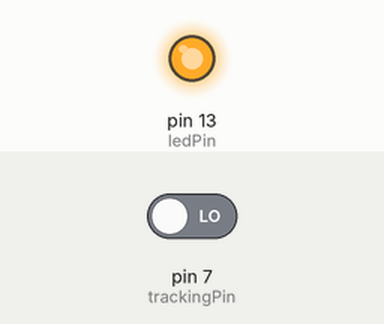
This sketch was run on a simulated Arduino Uno, built with avr-gcc and run on an emulated ATmega328P. Parts: output pins drawn as LEDs (lit = HIGH). The inputs (shaded band) are chosen by the test bench; at power-on: pin 7 (trackingPin) LOW.

Above: at 1.2 s.
1.3 s: pin 7 (trackingPin) driven HIGH
At 1.9 s:
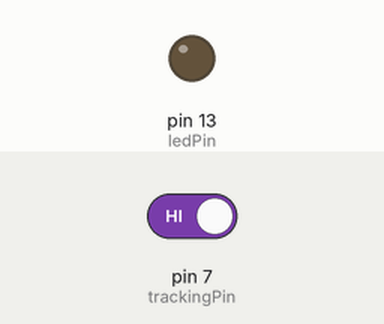
2.8 s: pin 7 (trackingPin) driven LOW
At 4.2 s:
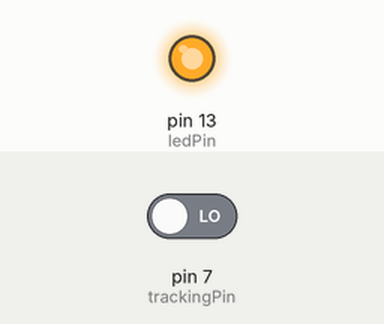
Timing chart, 0 to 5.8 s (numbered marks = the images above; inputs shaded):
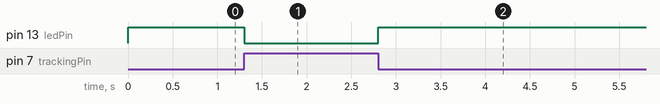

Measured:
- after the input at 1.3 s, pin 13 (ledPin): HIGH → LOW at once
- after the input at 2.8 s, pin 13 (ledPin): LOW → HIGH at once

The sketch:

lab8_1.ino
```cpp
/*******************************************
name:IR Tracking Sensor
function: draw two black bold lines on white paper. keep the sensor in between two lines.
If the rays emitted by the sensor encounter the black lines,
the LED attached to pin 13 on the Arduino Uno board will light up; otherwise, it is off.
*****************************************/
#define trackingPin 7 //the tracking module attach to pin 7
#define ledPin 13 //pin13 built-in led

void setup()
{
  pinMode(trackingPin, INPUT); // set trackingPin as INPUT
  pinMode(ledPin, OUTPUT);  //set ledPin as OUTPUT
}
void loop()
{
  boolean val = digitalRead(trackingPin); // read the value of tracking module
  if(val == HIGH) //if it is HiGH
  {
    digitalWrite(ledPin, LOW); //turn off the led
  }
  else
  {
    digitalWrite(ledPin, HIGH); //turn on the led
  }
}
```
